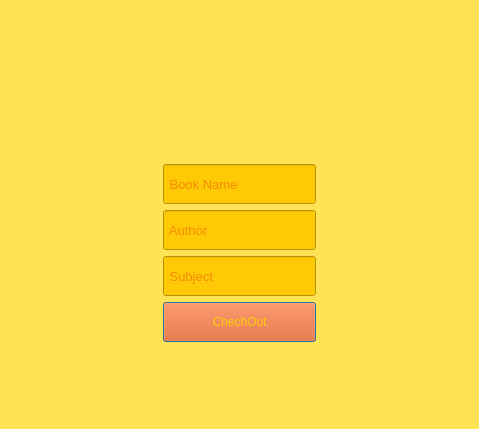
<?xml version="1.0" encoding="UTF-8"?>
<ui version="4.0">
 <class>Window_ChechOutBook</class>
 <widget class="QDialog" name="Window_ChechOutBook">
  <property name="geometry">
   <rect>
    <x>0</x>
    <y>0</y>
    <width>479</width>
    <height>429</height>
   </rect>
  </property>
  <property name="windowTitle">
   <string>Dialog</string>
  </property>
  <property name="styleSheet">
   <string notr="true">background-color: rgb(255, 227, 84);</string>
  </property>
  <layout class="QVBoxLayout" name="verticalLayout">
   <item>
    <layout class="QGridLayout" name="gridLayout">
     <item row="5" column="1">
      <widget class="QPushButton" name="pushButton_CheckOut">
       <property name="maximumSize">
        <size>
         <width>230</width>
         <height>40</height>
        </size>
       </property>
       <property name="styleSheet">
        <string notr="true">background-color: rgb(236, 78, 0);
color: rgb(253, 205, 9);</string>
       </property>
       <property name="text">
        <string>ChechOut</string>
       </property>
      </widget>
     </item>
     <item row="3" column="1">
      <widget class="QLineEdit" name="lineEdit_AuthorName">
       <property name="maximumSize">
        <size>
         <width>230</width>
         <height>40</height>
        </size>
       </property>
       <property name="font">
        <font>
         <family>Microsoft Sans Serif</family>
         <pointsize>10</pointsize>
        </font>
       </property>
       <property name="styleSheet">
        <string notr="true">background-color: rgb(255, 201, 5);
color: rgb(234, 78, 0);</string>
       </property>
       <property name="placeholderText">
        <string> Author</string>
       </property>
      </widget>
     </item>
     <item row="3" column="2">
      <spacer name="horizontalSpacer_2">
       <property name="orientation">
        <enum>Qt::Horizontal</enum>
       </property>
       <property name="sizeHint" stdset="0">
        <size>
         <width>40</width>
         <height>20</height>
        </size>
       </property>
      </spacer>
     </item>
     <item row="0" column="1">
      <widget class="QLabel" name="label">
       <property name="text">
        <string/>
       </property>
      </widget>
     </item>
     <item row="6" column="1">
      <widget class="QLabel" name="label_2">
       <property name="text">
        <string/>
       </property>
      </widget>
     </item>
     <item row="4" column="1">
      <widget class="QLineEdit" name="lineEdit_Subject">
       <property name="maximumSize">
        <size>
         <width>230</width>
         <height>40</height>
        </size>
       </property>
       <property name="font">
        <font>
         <family>Microsoft Sans Serif</family>
         <pointsize>10</pointsize>
        </font>
       </property>
       <property name="styleSheet">
        <string notr="true">background-color: rgb(255, 201, 5);
color: rgb(234, 78, 0);</string>
       </property>
       <property name="placeholderText">
        <string> Subject</string>
       </property>
      </widget>
     </item>
     <item row="2" column="1">
      <widget class="QLineEdit" name="lineEdit_BookName">
       <property name="maximumSize">
        <size>
         <width>230</width>
         <height>40</height>
        </size>
       </property>
       <property name="font">
        <font>
         <family>Microsoft Sans Serif</family>
         <pointsize>10</pointsize>
        </font>
       </property>
       <property name="styleSheet">
        <string notr="true">background-color: rgb(255, 201, 5);
color: rgb(234, 78, 0);</string>
       </property>
       <property name="placeholderText">
        <string> Book Name</string>
       </property>
      </widget>
     </item>
     <item row="3" column="0">
      <spacer name="horizontalSpacer">
       <property name="orientation">
        <enum>Qt::Horizontal</enum>
       </property>
       <property name="sizeHint" stdset="0">
        <size>
         <width>40</width>
         <height>20</height>
        </size>
       </property>
      </spacer>
     </item>
     <item row="1" column="1">
      <widget class="QLabel" name="label_3">
       <property name="text">
        <string/>
       </property>
       <property name="pixmap">
        <pixmap resource="image.qrc">:/img/img/checkout.png</pixmap>
       </property>
      </widget>
     </item>
    </layout>
   </item>
  </layout>
 </widget>
 <resources>
  <include location="image.qrc"/>
 </resources>
 <connections/>
</ui>
